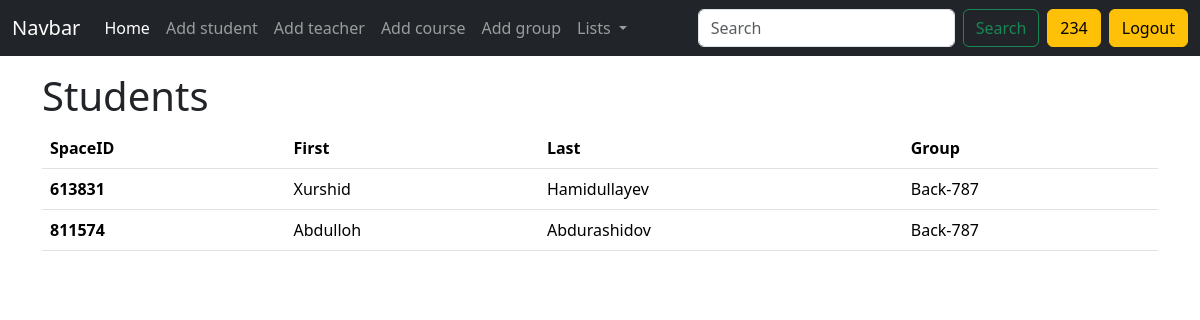
Page / (signed in) on the earlier database version.
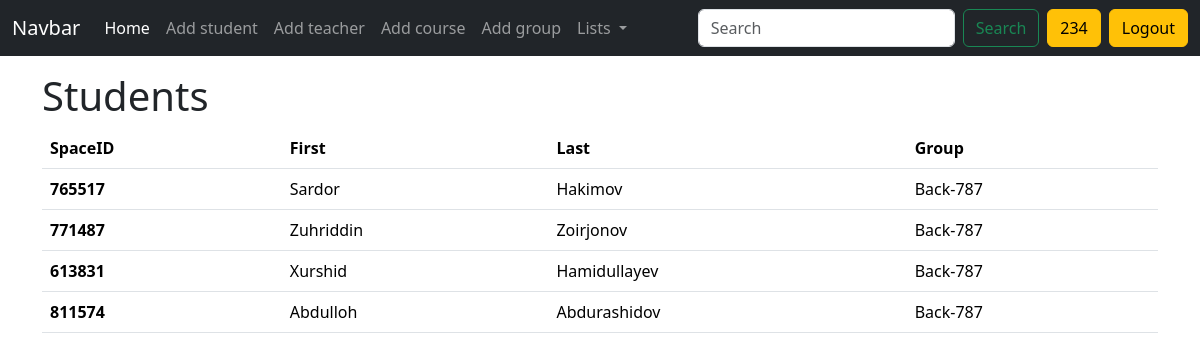
Same page on the later database version.
### users/models.py (models this page shows, shortened)
class CustomUser(AbstractUser):
    groups = models.ManyToManyField(
        'auth.Group',
        related_name='customuser_set',  # related_name bilan to'qnashuv oldini olish
        blank=True
    )
    user_permissions = models.ManyToManyField(
        'auth.Permission',
        related_name='customuser_set_permissions',  # related_name bilan to'qnashuv oldini olish
        blank=True
    )

class Student(CustomUser):
    LIGAS = (
        ('Hacker', 'Hacker'),
        ('Coder', 'Coder'),
        ('Gamer', 'Gamer')
    )
    liga = models.CharField(max_length=10, choices=LIGAS, default=random.choice(LIGAS)[0])
    coins = models.IntegerField(default=0)
    xp = models.IntegerField(default=0)
    avatar = models.ImageField(upload_to='avatars/', blank=True, null=True)
    group = models.ForeignKey(Group, on_delete=models.DO_NOTHING)
    phone = models.CharField(max_length=13, blank=True, null=True)

class CustomUser(AbstractUser):
    groups = models.ManyToManyField(
        'auth.Group',
        related_name='customuser_set',  # related_name bilan to'qnashuv oldini olish
        blank=True
    )
    user_permissions = models.ManyToManyField(
        'auth.Permission',
        related_name='customuser_set_permissions',  # related_name bilan to'qnashuv oldini olish
        blank=True
    )

class Group(models.Model):
    DAYS = (
        ('Even', 'Even'),
        ('Odd', 'Odd'),
        ('Weekend', 'Weekend')
    )
    name = models.CharField(max_length=50)
    teacher = models.ForeignKey(Teacher, on_delete=models.CASCADE, related_name='teacher')
    day = models.CharField(max_length=10, choices=DAYS)
    course = models.ForeignKey(Course, on_delete=models.CASCADE, related_name='course')
    start_date = models.DateField()
    end_date = models.DateField()
    lesson_time = models.TimeField()
    created_at = models.DateTimeField(auto_now_add=True)
    updated_at = models.DateTimeField(auto_now=True)

### users/views.py (the view)
# urls.py: path('', admin_page, name='admin_page'),
def admin_page(request):
    if request.user.is_authenticated:
        if request.user.is_superuser:
            students = Student.objects.all().order_by('-date_joined')
            context = {'students': students}
            return render(request, 'admin_page.html', context)
        else:
            student = Student.objects.get(id=request.user.id)
            context = {
                'student': student
            }
            return render(request, 'dashboard.html', context)
    else:
        return redirect('login')

### templates/admin_page.html
{% extends 'base.html' %}
{% block content %}
<div class="container py-3">
    <h1>Students</h1>
    <table class="table">
        <thead>
        <tr>
            <th scope="col">SpaceID</th>
            <th scope="col">First</th>
            <th scope="col">Last</th>
            <th scope="col">Group</th>
        </tr>
        </thead>
        <tbody>
        {% for s in students %}
        <tr>
            <th scope="row">{{ s.username }}</th>
            <td>{{ s.first_name }}</td>
            <td>{{ s.last_name }}</td>
            <td>{{ s.group.name}}</td>
        </tr>
        {% endfor %}
        </tbody>
    </table>
</div>
{% endblock %}

Differences in the rows shown:
added Student: username "765517", first_name "Sardor", last_name "Hakimov", group.name "Back-787"
added Student: username "771487", first_name "Zuhriddin", last_name "Zoirjonov", group.name "Back-787"
